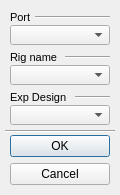
<?xml version="1.0" encoding="UTF-8"?>
<ui version="4.0">
 <class>Dialog</class>
 <widget class="QDialog" name="Dialog">
  <property name="geometry">
   <rect>
    <x>0</x>
    <y>0</y>
    <width>120</width>
    <height>195</height>
   </rect>
  </property>
  <property name="windowTitle">
   <string>Dialog</string>
  </property>
  <widget class="QDialogButtonBox" name="button_box">
   <property name="geometry">
    <rect>
     <x>10</x>
     <y>135</y>
     <width>100</width>
     <height>50</height>
    </rect>
   </property>
   <property name="orientation">
    <enum>Qt::Vertical</enum>
   </property>
   <property name="standardButtons">
    <set>QDialogButtonBox::Cancel|QDialogButtonBox::Ok</set>
   </property>
  </widget>
  <widget class="QComboBox" name="port_id">
   <property name="geometry">
    <rect>
     <x>10</x>
     <y>25</y>
     <width>100</width>
     <height>20</height>
    </rect>
   </property>
  </widget>
  <widget class="QComboBox" name="device_id">
   <property name="geometry">
    <rect>
     <x>10</x>
     <y>65</y>
     <width>100</width>
     <height>20</height>
    </rect>
   </property>
  </widget>
  <widget class="QComboBox" name="design_id">
   <property name="geometry">
    <rect>
     <x>10</x>
     <y>105</y>
     <width>100</width>
     <height>20</height>
    </rect>
   </property>
  </widget>
  <widget class="Line" name="line">
   <property name="geometry">
    <rect>
     <x>5</x>
     <y>130</y>
     <width>110</width>
     <height>3</height>
    </rect>
   </property>
   <property name="orientation">
    <enum>Qt::Horizontal</enum>
   </property>
  </widget>
  <widget class="QLabel" name="label">
   <property name="geometry">
    <rect>
     <x>10</x>
     <y>50</y>
     <width>55</width>
     <height>15</height>
    </rect>
   </property>
   <property name="font">
    <font>
     <pointsize>8</pointsize>
    </font>
   </property>
   <property name="text">
    <string>Rig name</string>
   </property>
  </widget>
  <widget class="QLabel" name="label_2">
   <property name="geometry">
    <rect>
     <x>10</x>
     <y>10</y>
     <width>25</width>
     <height>15</height>
    </rect>
   </property>
   <property name="font">
    <font>
     <pointsize>8</pointsize>
    </font>
   </property>
   <property name="text">
    <string>Port</string>
   </property>
  </widget>
  <widget class="Line" name="line_2">
   <property name="geometry">
    <rect>
     <x>35</x>
     <y>10</y>
     <width>75</width>
     <height>15</height>
    </rect>
   </property>
   <property name="orientation">
    <enum>Qt::Horizontal</enum>
   </property>
  </widget>
  <widget class="Line" name="line_3">
   <property name="geometry">
    <rect>
     <x>65</x>
     <y>50</y>
     <width>45</width>
     <height>15</height>
    </rect>
   </property>
   <property name="orientation">
    <enum>Qt::Horizontal</enum>
   </property>
  </widget>
  <widget class="QLabel" name="label_3">
   <property name="geometry">
    <rect>
     <x>10</x>
     <y>90</y>
     <width>65</width>
     <height>15</height>
    </rect>
   </property>
   <property name="font">
    <font>
     <pointsize>8</pointsize>
    </font>
   </property>
   <property name="text">
    <string>Exp Design</string>
   </property>
  </widget>
  <widget class="Line" name="line_4">
   <property name="geometry">
    <rect>
     <x>75</x>
     <y>90</y>
     <width>35</width>
     <height>15</height>
    </rect>
   </property>
   <property name="orientation">
    <enum>Qt::Horizontal</enum>
   </property>
  </widget>
 </widget>
 <resources/>
 <connections>
  <connection>
   <sender>button_box</sender>
   <signal>accepted()</signal>
   <receiver>Dialog</receiver>
   <slot>accept()</slot>
   <hints>
    <hint type="sourcelabel">
     <x>248</x>
     <y>254</y>
    </hint>
    <hint type="destinationlabel">
     <x>157</x>
     <y>274</y>
    </hint>
   </hints>
  </connection>
  <connection>
   <sender>button_box</sender>
   <signal>rejected()</signal>
   <receiver>Dialog</receiver>
   <slot>reject()</slot>
   <hints>
    <hint type="sourcelabel">
     <x>316</x>
     <y>260</y>
    </hint>
    <hint type="destinationlabel">
     <x>286</x>
     <y>274</y>
    </hint>
   </hints>
  </connection>
 </connections>
</ui>
